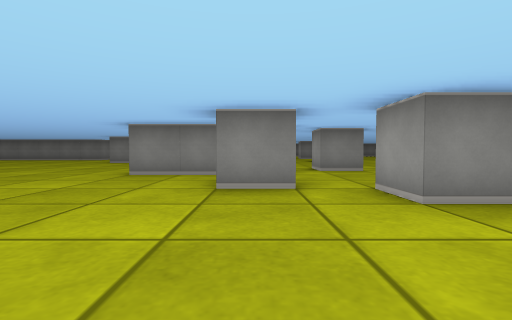
view 1 (above)

23 first-person views from a walk through a cub3D maze. The camera is about half as high as the walls, tilts 2° down and sees 85° across. The floor is counted in squares. Each view is taken from the middle of a square. On the plan, view 1 faces up. The plan holds only what a view shows up to about 9 squares ahead; the rest is blank.

view 2
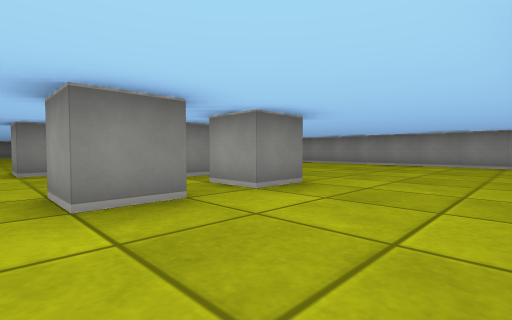

view 3
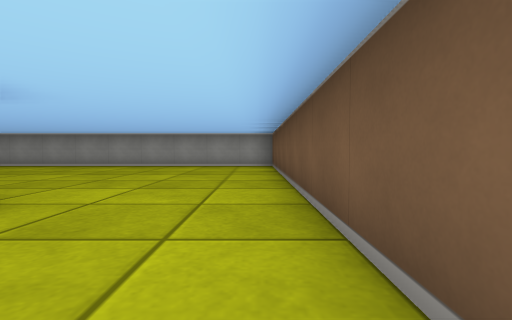

view 4
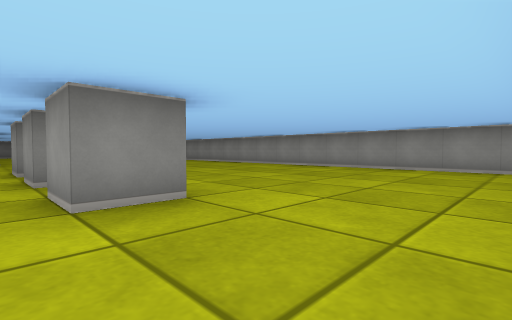

view 5
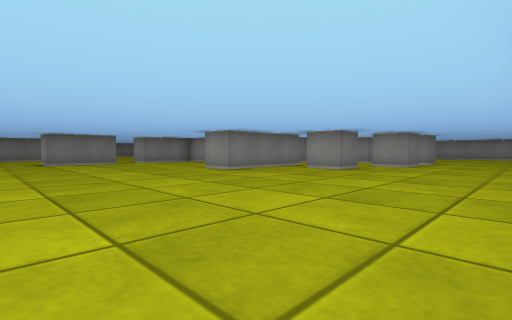

view 6
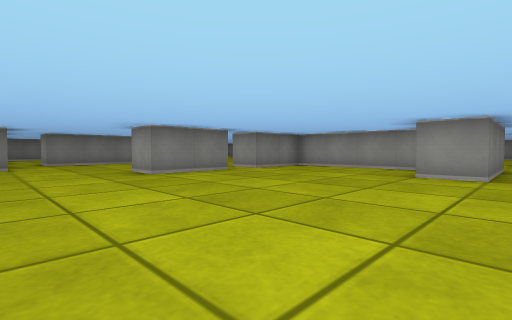

view 7
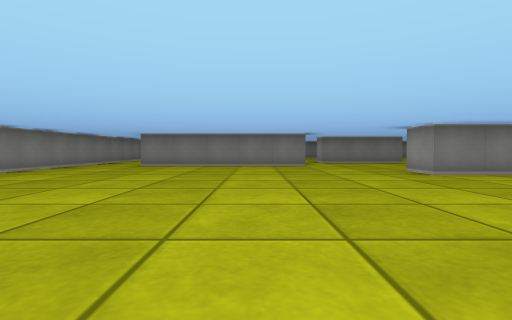

view 8
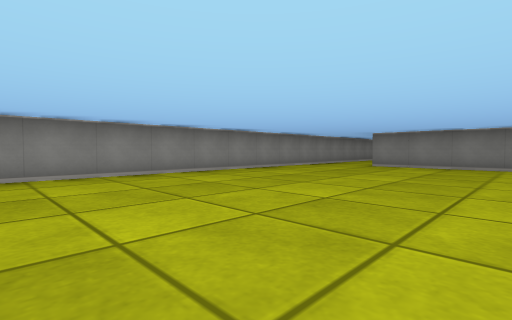

view 9
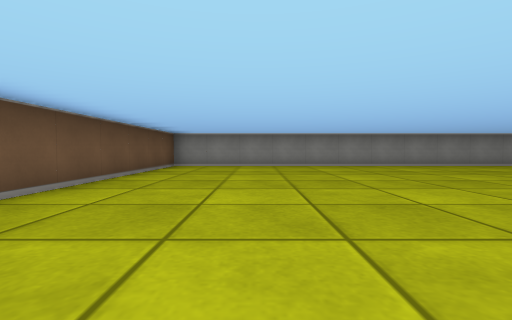

view 10
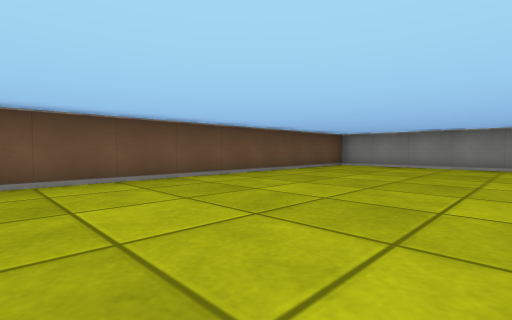

view 11
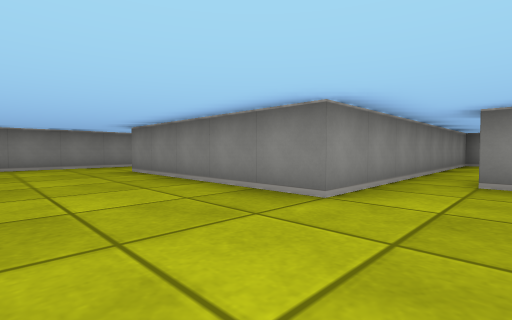

view 12
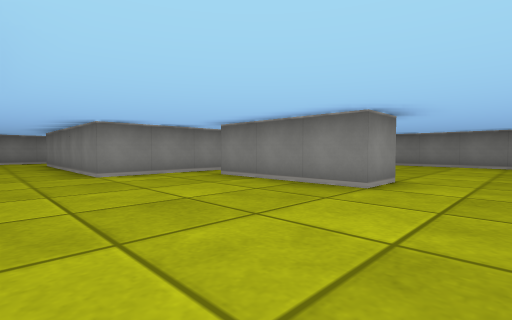

view 13
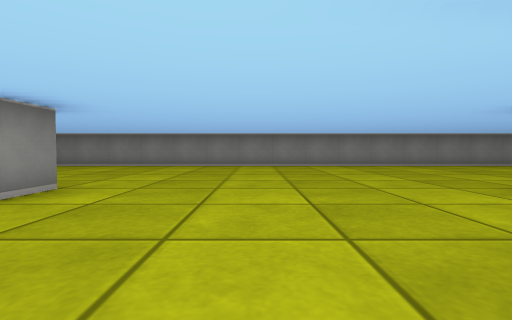

view 14
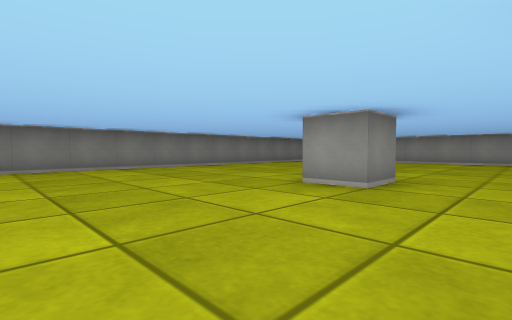

view 15
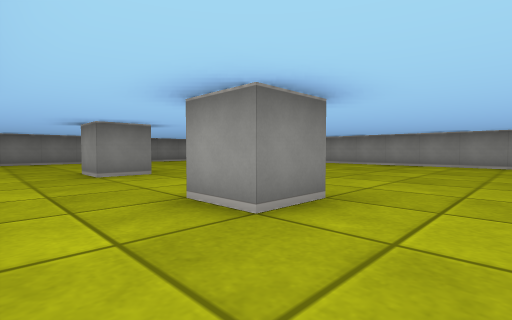

view 16
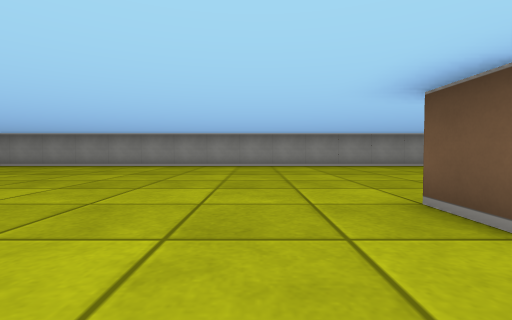

view 17
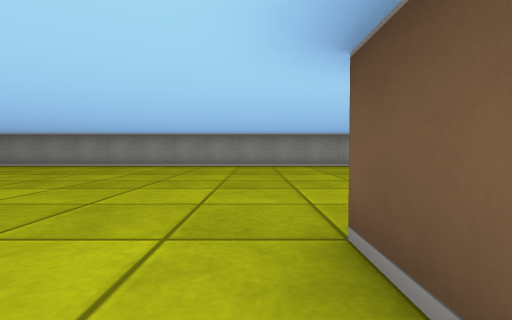

view 18
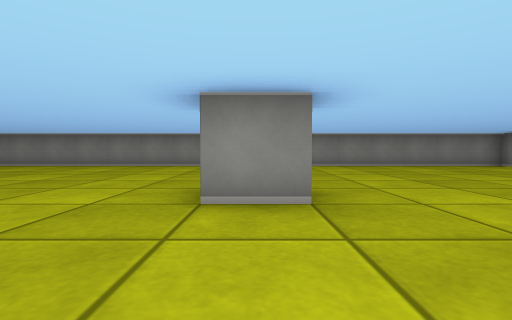

view 19
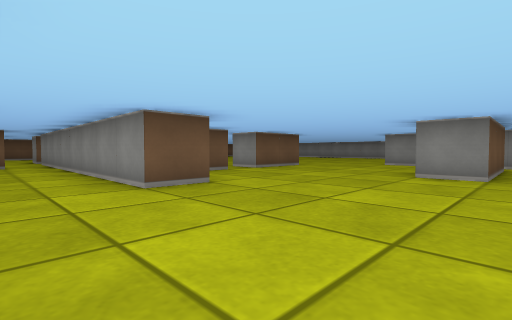

view 20
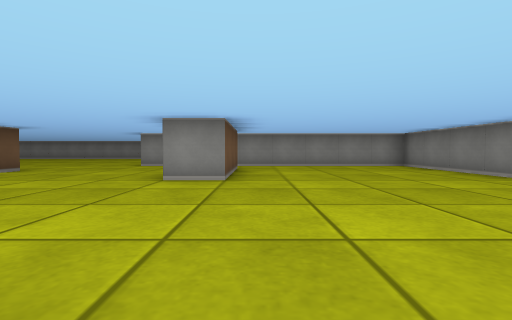

view 21
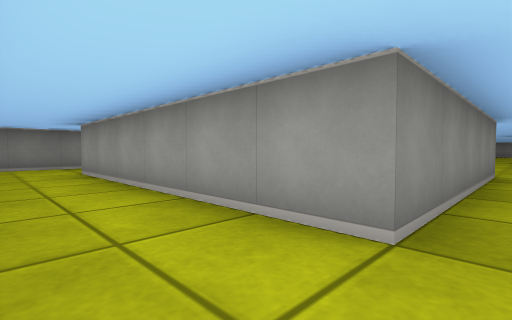

view 22
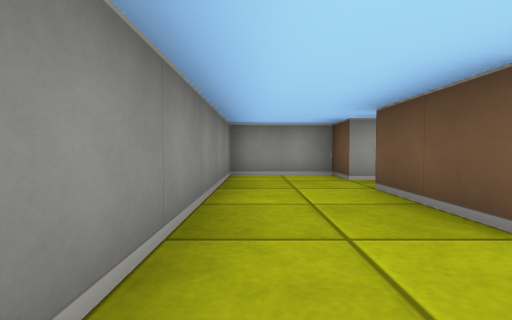

view 23
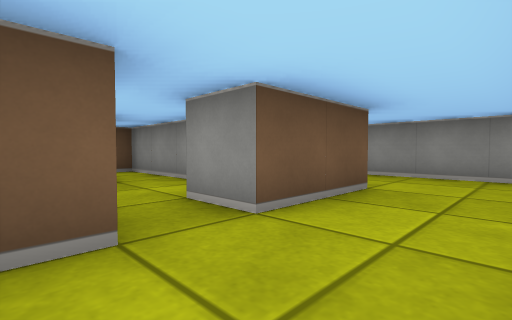

### Floor plan
Ten units are one square. View 1 is at (0, 0); x grows to the right and y downward. Boxes are objects, and circles mark ways between rooms. Rooms are numbered by the first view taken in them; rooms with no view inside come last. Other rooms are left out.
<svg viewBox="-150 -220 260 230">
<path fill="none" stroke="#000" d="M-8 -105 -25 -105 -25 -115 -19 -115M-35 -105 -55 -105 -55 -115 -35 -115 -35 -105M-5 -70 -5 -102M-6 -135 5 -135 5 -58M5 -55 -25 -55 -25 -65M35 -115 25 -115 25 -125 35 -125M26 -65 15 -65 15 -75M35 -65 35 -75 45 -75M5 -35 -5 -35 -5 -45M36 -155 25 -155 25 -165M-65 -165 -35 -165 -35 -155 -65 -155 -65 -162M42 -45 35 -45 35 -55M26 -25 15 -25 15 -35M46 -25 35 -25 35 -35M25 5 105 5 105 -215 -75 -215 -75 -135 -125 -135 -125 -195 -105 -195M-145 -144 -145 5 -61 5M-104 -215 -138 -215M-145 -209 -145 -186M-105 -195 -105 -185M-95 -190 -95 -195 -85 -195 -85 -215 -104 -215"/>
<circle cx="-115" cy="-205" r="3" fill="#2a7"/>
<text x="-20" y="-100">1</text>
<text x="-100" y="-200">2</text>
</svg>
Room 1 opens to room 2.

Where each view was taken, in squares from view 1:
view 1: 0 up, 0 right, facing up
view 2: 0 up, 1 right, facing up-right
view 3: 0 up, 2 right, facing right
view 4: 0 up, 3 right, facing up-right
view 5: 0 up, 7 left, facing up-right
view 6: 5 up, 8 left, facing up-right
view 7: 5 up, 9 left, facing up
view 8: 5 up, 9 left, facing up-left
view 9: 2 up, 6 left, facing left
view 10: 4 up, 6 left, facing down-left
view 11: 11 up, 6 left, facing up-left
view 12: 12 up, 2 left, facing up-left
view 13: 13 up, 1 left, facing up
view 14: 14 up, 1 left, facing up-right
view 15: 10 up, 1 right, facing up-right
view 16: 9 up, 2 right, facing right
view 17: 13 up, 2 right, facing right
view 18: 13 up, 3 right, facing up
view 19: 17 up, 2 right, facing down-left
view 20: 17 up, 1 right, facing left
view 21: 13 up, 14 left, facing up-right
view 22: 21 up, 14 left, facing right
view 23: 21 up, 9 left, facing down-left
